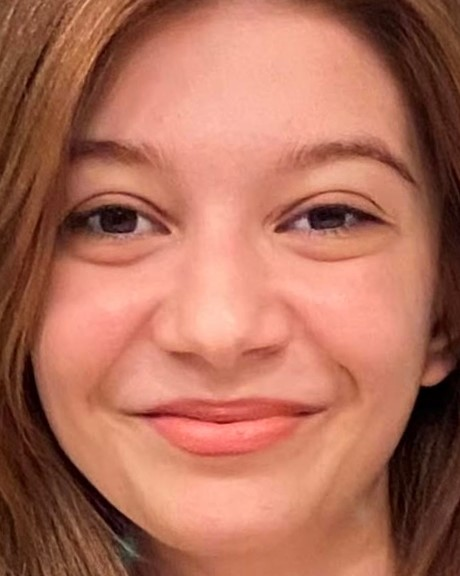
#> input picture app/anchor2.jpg, 460 x 576 px, found by its file name
$ python patternmatching.py
#> lines starting #> are read from the running program, lines starting #| are printed output that depends on the picture; pictures that were not available may be replaced by others from this repository, and a replacement may not be noted
# -*- coding: utf-8 -*-
"""patternmatching.ipynb

Automatically generated by Colaboratory.

Original file is located at
    https://colab.research.google.com/drive/1IRGnaTXMRqMXIfZ0JRB_MxPRvOMOr45X
"""
from numbers import Number
import cv2
import os
import numpy as np

# Load the Haar Cascade classifier for face detection
face_cascade = cv2.CascadeClassifier(cv2.data.haarcascades + 'haarcascade_frontalface_default.xml')

# Load the Local Binary Patterns (LBP) face recognizer
recognizer = cv2.face.LBPHFaceRecognizer_create()

from skimage.feature import local_binary_pattern

def image_resize(image, width = None, height = None, inter = cv2.INTER_AREA):
    # initialize the dimensions of the image to be resized and
    # grab the image size
    dim = None
    (h, w) = image.shape[:2]

    # if both the width and height are None, then return the
    # original image
    if width is None and height is None:
        return image

    # check to see if the width is None
    if width is None:
        # calculate the ratio of the height and construct the
        # dimensions
        r = height / float(h)
        dim = (int(w * r), height)

    # otherwise, the height is None
    else:
        # calculate the ratio of the width and construct the
        # dimensions
        r = width / float(w)
        dim = (width, int(h * r))

    # resize the image
    resized = cv2.resize(image, dim, interpolation = inter)

    # return the resized image
    return resized

# Function to extract the features of a face
def extract_face_features(face):
    # Convert the face to grayscale
    gray = cv2.cvtColor(face, cv2.COLOR_BGR2GRAY)

    # Resize the face to 100x100 pixels
    face_resized = cv2.resize(gray, (100, 100))

    # Extract Local Binary Patterns (LBP) from the face
    face_lbp = local_binary_pattern(face_resized, 8, 1)

    # Return the LBP features as a 1D array
    return face_lbp.flatten()


# Function to find the closest match to a face among a list of faces
def find_closest_match(face, face_images):
    # Extract the features of the face to match
    face_features = extract_face_features(face)

    # Initialize the minimum distance and closest match
    min_distance = float('inf')
    closest_match = None
    match_index = 0

    # Loop through each face and find the distance to the face to match
    for i, other_face in enumerate(face_images):
        # Extract the features of the other face
        other_features = extract_face_features(other_face)

        # Compute the distance between the two faces using L2 norm
        distance = np.linalg.norm(face_features - other_features)

        # Update the minimum distance and closest match if necessary
        if distance < min_distance:
            min_distance = distance
            closest_match = other_face
            match_index = i

    return closest_match, match_index

# Function to extract all faces from an image and blur them except the closest match
def extract_faces_from_image(image_path, my_face):
    img = cv2.imread(image_path)
    image = image_resize(img, height = 800)
    gray = cv2.cvtColor(image, cv2.COLOR_BGR2GRAY)

    faces = face_cascade.detectMultiScale(
        gray,
        scaleFactor=1.3,
        minNeighbors=3,
        minSize=(30, 30)
    )

    print("[INFO] Found {0} Faces!".format(len(faces)))

    face_images = []
    for i,(x, y, w, h) in enumerate(faces):
        face_image = image[y:y+h, x:x+w]
        face_images.append(face_image)

    closest_match, match_index = find_closest_match(my_face, face_images)

    for i,(x, y, w, h) in enumerate(faces):
        if i != match_index:
            face_roi = image[y:y+h, x:x+w]
            blurred_roi = cv2.GaussianBlur(face_roi, (23, 23), 30)
            image[y:y+h, x:x+w] = blurred_roi  # replacing the face roi with blurred one

    # Save the anonymized image
    cv2.imwrite('anonymized_image.jpg', image)
    print("[INFO] Image anonymized_image.jpg written to filesystem: ", os.path.exists('anonymized_image.jpg'))

    return faces, face_images, closest_match

# Function to find the closest match to your face in an image
def find_closest_match_for_image(image_path):
    # Load your face image
#> called with image_path = 'friends.jpg'
    my_face_img = cv2.imread('anchor2.jpg')
#> my_face_img is the input picture: shape (576, 460, 3); mean B, G, R 89.9, 109.9, 175.8
    my_face = image_resize(my_face_img, height = 800)

    # Extract all faces from the image and blur them except the closest match
    faces, face_images, closest_match = extract_faces_from_image(image_path, my_face)
#> in extract_faces_from_image, `gray = cv2.cvtColor(image, cv2.COLOR_BGR2GRAY)`:
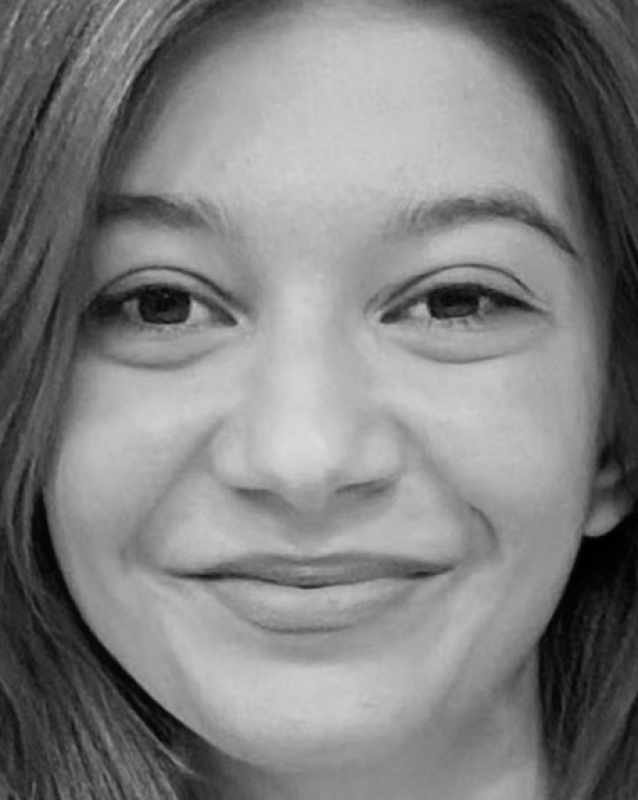
#> gray: shape (800, 638); min 0, max 218, mean 127.2
#> in extract_faces_from_image, `faces = face_cascade.detectMultiScale( gray, scaleFactor=1.3, minNeigh..`: faces = ()
#| [INFO] Found 0 Faces!
#> after the loop in extract_faces_from_image, `for i,(x, y, w, h) in enumerate(faces):`: face_images = []
#> in extract_face_features, `face_resized = cv2.resize(gray, (100, 100))`:
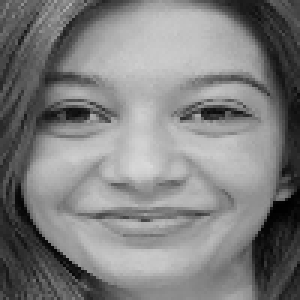
#> face_resized: shape (100, 100) (shown 3 times larger); min 0, max 216, mean 127.2
#> in extract_face_features, `face_lbp = local_binary_pattern(face_resized, 8, 1)`:
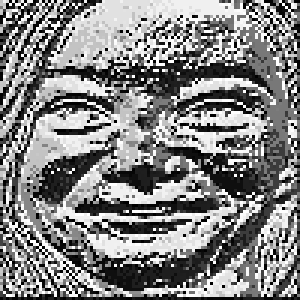
#> face_lbp: shape (100, 100) float64 (shown 3 times larger); min 0, max 255, mean 131.6
#> in find_closest_match, `face_features = extract_face_features(face)`: face_features = 10000 values, max 255 at index 103, min 0 at index 3, mean 131.6
#> after the loop in find_closest_match, `for i, other_face in enumerate(face_images):`: match_index = 0; min_distance = inf
#> in extract_faces_from_image, `closest_match, match_index = find_closest_match(my_face, face_images)`: match_index = 0
#> faces = (); face_images = []

    return closest_match

# Find the closest match to your face in a group photo
image_path = 'friends.jpg'
closest_match = find_closest_match_for_image(image_path)

# Save the closest match to your face
cv2.imwrite('closest_match.jpg', closest_match)
